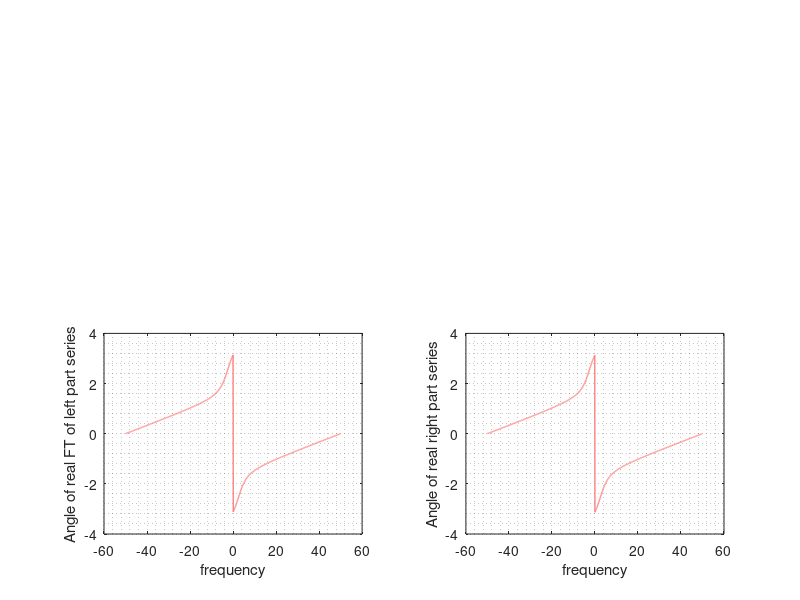
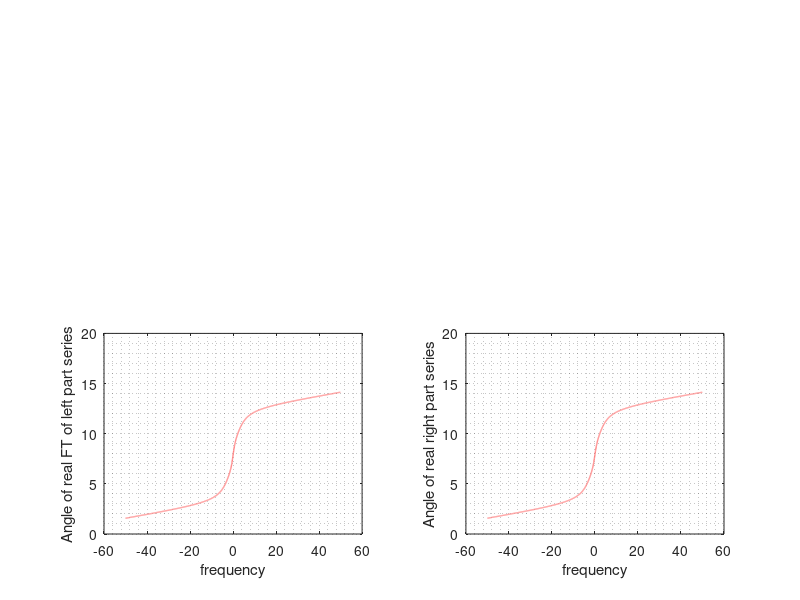

Recreate these plots in MATLAB, in order.

% Author: Changgang Zheng
% UESTC ID: 2016200302027
% UoG ID: 2289258z
clear;
clc;

fs=100; % sampling frequency；
N=1024;% sampling points number；
n=[0:N-1]; %order sequence; 
t=n/fs; % time sequence;
x=0.7*exp(1i*5*pi*t+t.*t); % a complex sequence tested.
X=fft(x,N)*2/N;% fast frourier transform
X=fftshift(X); 
f=[-N/2:N/2-1]*fs/N; % frequency sequence;

% property 1
x_inverse=fliplr(x); % x[-n]
X_inverse=fftshift(fft(x_inverse,N))*2/N;
figure(1);
subplot(2,2,1);plot(f,real(X_inverse),'LineWidth',1,'color',[1,0.5,0.5]);
grid minor;xlabel('frequency');ylabel('Real part of FT of left part series')
subplot(2,2,2);plot(f,real(fliplr(X)),'LineWidth',1,'color',[1,0.5,0.5]);
grid minor;xlabel('frequency');ylabel('Real part of right part series')
subplot(2,2,3);plot(f,imag(X_inverse),'LineWidth',1,'color',[1,0.5,0.5]);
grid minor;xlabel('frequency');ylabel('Imagine part of FT of left part series')
subplot(2,2,4);plot(f,imag(fliplr(X)),'LineWidth',1,'color',[1,0.5,0.5]);
grid minor;xlabel('frequency');ylabel('Imagine part of right part series')

% property 2
x_inverse_conj=conj(x_inverse); % x*[-n]
X_inverse_conj=fftshift(fft(x_inverse_conj,N))*2/N;
figure(2);
subplot(2,2,1);plot(f,real(X_inverse_conj),'LineWidth',1,'color',[1,0.5,0.5]);
grid minor;xlabel('frequency');ylabel('Real part of FT of left part series')
subplot(2,2,2);plot(f,real(conj(X)),'LineWidth',1,'color',[1,0.5,0.5]);
grid minor;xlabel('frequency');ylabel('Real part of right part series')
subplot(2,2,3);plot(f,imag(X_inverse_conj),'LineWidth',1,'color',[1,0.5,0.5]);
grid minor;xlabel('frequency');ylabel('Imagine part of FT of left part series')
subplot(2,2,4);plot(f,imag(conj(X)),'LineWidth',1,'color',[1,0.5,0.5]);
grid minor;xlabel('frequency');ylabel('Imagine part of right part series')

% property 3
x_real=real(x); %x_real[n]
X_real=fftshift(fft(x_real,N))*2/N;
X_cs=0.5*(X+conj(fliplr(X)));
figure(3);
subplot(2,2,1);plot(f,abs(X_real),'LineWidth',1,'color',[1,0.5,0.5]);
grid minor;xlabel('frequency');ylabel('ABS of real FT of left part series')
subplot(2,2,2);plot(f,abs(X_cs),'LineWidth',1,'color',[1,0.5,0.5]);
grid minor;xlabel('frequency');ylabel('ABS of real right part series')
subplot(2,2,3);plot(f,angle(X_real),'LineWidth',1,'color',[1,0.5,0.5]);
grid minor;xlabel('frequency');ylabel('Angle of real FT of left part series')
subplot(2,2,4);plot(f,angle(X_cs),'LineWidth',1,'color',[1,0.5,0.5]);
grid minor;xlabel('frequency');ylabel('Angle of real right part series')

% property 4
x_imag=1i*imag(x); %i*x_image[n]
X_imag=fftshift(fft(x_imag,N))*2/N;
X_ca=0.5*(X-conj(fliplr(X)));
figure(4);
subplot(2,2,1);plot(f,abs(X_imag),'LineWidth',1,'color',[1,0.5,0.5]);
grid minor;xlabel('frequency');ylabel('ABS of real FT of left part series')
subplot(2,2,2);plot(f,abs(X_ca),'LineWidth',1,'color',[1,0.5,0.5]);
grid minor;xlabel('frequency');ylabel('ABS of real right part series')
subplot(2,2,3);plot(f,unwrap(angle(X_imag)),'LineWidth',1,'color',[1,0.5,0.5]);
grid minor;xlabel('frequency');ylabel('Angle of real FT of left part series')
subplot(2,2,4);plot(f,unwrap(angle(X_ca)),'LineWidth',1,'color',[1,0.5,0.5]);
grid minor;xlabel('frequency');ylabel('Angle of real right part series')

% property 5 
x_cs=0.5*(x+conj(fliplr(x))); %x_cs[n]
X_cs=fftshift(fft(x_cs,N))*2/N;
figure(5);
subplot(1,2,1);plot(f,real(X_cs),'LineWidth',1,'color',[1,0.5,0.5]);
grid minor;xlabel('frequency');ylabel('Real part of FT of left part series')
subplot(1,2,2);plot(f,real(X),'LineWidth',1,'color',[1,0.5,0.5]);
grid minor;xlabel('frequency');ylabel('Real part of right part series')

% property 6 
x_ca=0.5*(x-conj(fliplr(x))); %x_ca[n]
X_ca=fftshift(fft(x_ca,N))*2/N;
figure(6);
subplot(1,2,1);plot(f,imag(X_ca),'LineWidth',1,'color',[1,0.5,0.5]);
grid minor;xlabel('frequency');ylabel('Imagine part of FT of left part series')
subplot(1,2,2);plot(f,imag(X),'LineWidth',1,'color',[1,0.5,0.5]);
grid minor;xlabel('frequency');ylabel('Imagine part of right part series')



